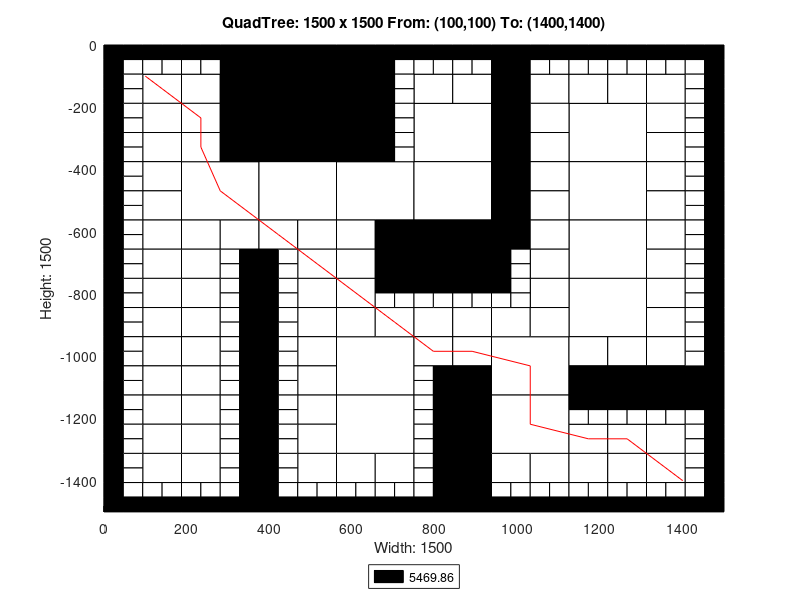

Recreate this plot in MATLAB.
axis([0 1500 -1500 0]);
title('QuadTree: 1500 x 1500 From: (100,100) To: (1400,1400)');
xlabel('Width: 1500');
ylabel('Height: 1500');
rectangle('Position',[375 -187.5 187.5 187.5], 'FaceColor',[0 0 0]);
rectangle('Position',[375 -375 187.5 187.5], 'FaceColor',[0 0 0]);
rectangle('Position',[187.5 -562.5 187.5 187.5], 'FaceColor',[1 1 1]);
rectangle('Position',[375 -562.5 187.5 187.5], 'FaceColor',[1 1 1]);
rectangle('Position',[562.5 -562.5 187.5 187.5], 'FaceColor',[1 1 1]);
rectangle('Position',[750 -375 187.5 187.5], 'FaceColor',[1 1 1]);
rectangle('Position',[1125 -375 187.5 187.5], 'FaceColor',[1 1 1]);
rectangle('Position',[750 -562.5 187.5 187.5], 'FaceColor',[1 1 1]);
rectangle('Position',[750 -750 187.5 187.5], 'FaceColor',[0 0 0]);
rectangle('Position',[1125 -562.5 187.5 187.5], 'FaceColor',[1 1 1]);
rectangle('Position',[1125 -750 187.5 187.5], 'FaceColor',[1 1 1]);
rectangle('Position',[562.5 -1125 187.5 187.5], 'FaceColor',[1 1 1]);
rectangle('Position',[562.5 -1312.5 187.5 187.5], 'FaceColor',[1 1 1]);
rectangle('Position',[937.5 -1125 187.5 187.5], 'FaceColor',[1 1 1]);
rectangle('Position',[1125 -937.5 187.5 187.5], 'FaceColor',[1 1 1]);
rectangle('Position',[937.5 -1312.5 187.5 187.5], 'FaceColor',[1 1 1]);
rectangle('Position',[93.75 -187.5 93.75 93.75], 'FaceColor',[1 1 1]);
rectangle('Position',[281.25 -93.75 93.75 93.75], 'FaceColor',[0 0 0]);
rectangle('Position',[187.5 -187.5 93.75 93.75], 'FaceColor',[1 1 1]);
rectangle('Position',[281.25 -187.5 93.75 93.75], 'FaceColor',[0 0 0]);
rectangle('Position',[93.75 -281.25 93.75 93.75], 'FaceColor',[1 1 1]);
rectangle('Position',[93.75 -375 93.75 93.75], 'FaceColor',[1 1 1]);
rectangle('Position',[187.5 -281.25 93.75 93.75], 'FaceColor',[1 1 1]);
rectangle('Position',[281.25 -281.25 93.75 93.75], 'FaceColor',[0 0 0]);
rectangle('Position',[187.5 -375 93.75 93.75], 'FaceColor',[1 1 1]);
rectangle('Position',[281.25 -375 93.75 93.75], 'FaceColor',[0 0 0]);
rectangle('Position',[562.5 -93.75 93.75 93.75], 'FaceColor',[0 0 0]);
rectangle('Position',[562.5 -187.5 93.75 93.75], 'FaceColor',[0 0 0]);
rectangle('Position',[562.5 -281.25 93.75 93.75], 'FaceColor',[0 0 0]);
rectangle('Position',[562.5 -375 93.75 93.75], 'FaceColor',[0 0 0]);
rectangle('Position',[93.75 -468.75 93.75 93.75], 'FaceColor',[1 1 1]);
rectangle('Position',[93.75 -562.5 93.75 93.75], 'FaceColor',[1 1 1]);
rectangle('Position',[93.75 -656.25 93.75 93.75], 'FaceColor',[1 1 1]);
rectangle('Position',[93.75 -750 93.75 93.75], 'FaceColor',[1 1 1]);
rectangle('Position',[187.5 -656.25 93.75 93.75], 'FaceColor',[1 1 1]);
rectangle('Position',[281.25 -656.25 93.75 93.75], 'FaceColor',[1 1 1]);
rectangle('Position',[187.5 -750 93.75 93.75], 'FaceColor',[1 1 1]);
rectangle('Position',[375 -656.25 93.75 93.75], 'FaceColor',[1 1 1]);
rectangle('Position',[468.75 -656.25 93.75 93.75], 'FaceColor',[1 1 1]);
rectangle('Position',[468.75 -750 93.75 93.75], 'FaceColor',[1 1 1]);
rectangle('Position',[562.5 -656.25 93.75 93.75], 'FaceColor',[1 1 1]);
rectangle('Position',[656.25 -656.25 93.75 93.75], 'FaceColor',[0 0 0]);
rectangle('Position',[562.5 -750 93.75 93.75], 'FaceColor',[1 1 1]);
rectangle('Position',[656.25 -750 93.75 93.75], 'FaceColor',[0 0 0]);
rectangle('Position',[750 -187.5 93.75 93.75], 'FaceColor',[1 1 1]);
rectangle('Position',[843.75 -187.5 93.75 93.75], 'FaceColor',[1 1 1]);
rectangle('Position',[937.5 -93.75 93.75 93.75], 'FaceColor',[0 0 0]);
rectangle('Position',[937.5 -187.5 93.75 93.75], 'FaceColor',[0 0 0]);
rectangle('Position',[1031.25 -187.5 93.75 93.75], 'FaceColor',[1 1 1]);
rectangle('Position',[937.5 -281.25 93.75 93.75], 'FaceColor',[0 0 0]);
rectangle('Position',[1031.25 -281.25 93.75 93.75], 'FaceColor',[1 1 1]);
rectangle('Position',[937.5 -375 93.75 93.75], 'FaceColor',[0 0 0]);
rectangle('Position',[1031.25 -375 93.75 93.75], 'FaceColor',[1 1 1]);
rectangle('Position',[1125 -187.5 93.75 93.75], 'FaceColor',[1 1 1]);
rectangle('Position',[1218.75 -187.5 93.75 93.75], 'FaceColor',[1 1 1]);
rectangle('Position',[1312.5 -187.5 93.75 93.75], 'FaceColor',[1 1 1]);
rectangle('Position',[1312.5 -281.25 93.75 93.75], 'FaceColor',[1 1 1]);
rectangle('Position',[1312.5 -375 93.75 93.75], 'FaceColor',[1 1 1]);
rectangle('Position',[937.5 -468.75 93.75 93.75], 'FaceColor',[0 0 0]);
rectangle('Position',[1031.25 -468.75 93.75 93.75], 'FaceColor',[1 1 1]);
rectangle('Position',[937.5 -562.5 93.75 93.75], 'FaceColor',[0 0 0]);
rectangle('Position',[1031.25 -562.5 93.75 93.75], 'FaceColor',[1 1 1]);
rectangle('Position',[937.5 -656.25 93.75 93.75], 'FaceColor',[0 0 0]);
rectangle('Position',[1031.25 -656.25 93.75 93.75], 'FaceColor',[1 1 1]);
rectangle('Position',[1031.25 -750 93.75 93.75], 'FaceColor',[1 1 1]);
rectangle('Position',[1312.5 -468.75 93.75 93.75], 'FaceColor',[1 1 1]);
rectangle('Position',[1312.5 -562.5 93.75 93.75], 'FaceColor',[1 1 1]);
rectangle('Position',[1312.5 -656.25 93.75 93.75], 'FaceColor',[1 1 1]);
rectangle('Position',[1312.5 -750 93.75 93.75], 'FaceColor',[1 1 1]);
rectangle('Position',[93.75 -843.75 93.75 93.75], 'FaceColor',[1 1 1]);
rectangle('Position',[93.75 -937.5 93.75 93.75], 'FaceColor',[1 1 1]);
rectangle('Position',[187.5 -843.75 93.75 93.75], 'FaceColor',[1 1 1]);
rectangle('Position',[187.5 -937.5 93.75 93.75], 'FaceColor',[1 1 1]);
rectangle('Position',[93.75 -1031.25 93.75 93.75], 'FaceColor',[1 1 1]);
rectangle('Position',[93.75 -1125 93.75 93.75], 'FaceColor',[1 1 1]);
rectangle('Position',[187.5 -1031.25 93.75 93.75], 'FaceColor',[1 1 1]);
rectangle('Position',[187.5 -1125 93.75 93.75], 'FaceColor',[1 1 1]);
rectangle('Position',[468.75 -843.75 93.75 93.75], 'FaceColor',[1 1 1]);
rectangle('Position',[468.75 -937.5 93.75 93.75], 'FaceColor',[1 1 1]);
rectangle('Position',[562.5 -843.75 93.75 93.75], 'FaceColor',[1 1 1]);
rectangle('Position',[562.5 -937.5 93.75 93.75], 'FaceColor',[1 1 1]);
rectangle('Position',[656.25 -937.5 93.75 93.75], 'FaceColor',[1 1 1]);
rectangle('Position',[468.75 -1031.25 93.75 93.75], 'FaceColor',[1 1 1]);
rectangle('Position',[468.75 -1125 93.75 93.75], 'FaceColor',[1 1 1]);
rectangle('Position',[93.75 -1218.75 93.75 93.75], 'FaceColor',[1 1 1]);
rectangle('Position',[93.75 -1312.5 93.75 93.75], 'FaceColor',[1 1 1]);
rectangle('Position',[187.5 -1218.75 93.75 93.75], 'FaceColor',[1 1 1]);
rectangle('Position',[187.5 -1312.5 93.75 93.75], 'FaceColor',[1 1 1]);
rectangle('Position',[93.75 -1406.25 93.75 93.75], 'FaceColor',[1 1 1]);
rectangle('Position',[187.5 -1406.25 93.75 93.75], 'FaceColor',[1 1 1]);
rectangle('Position',[468.75 -1218.75 93.75 93.75], 'FaceColor',[1 1 1]);
rectangle('Position',[468.75 -1312.5 93.75 93.75], 'FaceColor',[1 1 1]);
rectangle('Position',[468.75 -1406.25 93.75 93.75], 'FaceColor',[1 1 1]);
rectangle('Position',[562.5 -1406.25 93.75 93.75], 'FaceColor',[1 1 1]);
rectangle('Position',[656.25 -1406.25 93.75 93.75], 'FaceColor',[1 1 1]);
rectangle('Position',[750 -937.5 93.75 93.75], 'FaceColor',[1 1 1]);
rectangle('Position',[843.75 -937.5 93.75 93.75], 'FaceColor',[1 1 1]);
rectangle('Position',[1031.25 -843.75 93.75 93.75], 'FaceColor',[1 1 1]);
rectangle('Position',[937.5 -937.5 93.75 93.75], 'FaceColor',[1 1 1]);
rectangle('Position',[1031.25 -937.5 93.75 93.75], 'FaceColor',[1 1 1]);
rectangle('Position',[750 -1031.25 93.75 93.75], 'FaceColor',[1 1 1]);
rectangle('Position',[843.75 -1031.25 93.75 93.75], 'FaceColor',[1 1 1]);
rectangle('Position',[843.75 -1125 93.75 93.75], 'FaceColor',[0 0 0]);
rectangle('Position',[1312.5 -843.75 93.75 93.75], 'FaceColor',[1 1 1]);
rectangle('Position',[1312.5 -937.5 93.75 93.75], 'FaceColor',[1 1 1]);
rectangle('Position',[1125 -1031.25 93.75 93.75], 'FaceColor',[1 1 1]);
rectangle('Position',[1218.75 -1031.25 93.75 93.75], 'FaceColor',[1 1 1]);
rectangle('Position',[1125 -1125 93.75 93.75], 'FaceColor',[0 0 0]);
rectangle('Position',[1218.75 -1125 93.75 93.75], 'FaceColor',[0 0 0]);
rectangle('Position',[1312.5 -1031.25 93.75 93.75], 'FaceColor',[1 1 1]);
rectangle('Position',[1312.5 -1125 93.75 93.75], 'FaceColor',[0 0 0]);
rectangle('Position',[1406.25 -1125 93.75 93.75], 'FaceColor',[0 0 0]);
rectangle('Position',[843.75 -1218.75 93.75 93.75], 'FaceColor',[0 0 0]);
rectangle('Position',[843.75 -1312.5 93.75 93.75], 'FaceColor',[0 0 0]);
rectangle('Position',[843.75 -1406.25 93.75 93.75], 'FaceColor',[0 0 0]);
rectangle('Position',[843.75 -1500 93.75 93.75], 'FaceColor',[0 0 0]);
rectangle('Position',[937.5 -1406.25 93.75 93.75], 'FaceColor',[1 1 1]);
rectangle('Position',[1031.25 -1406.25 93.75 93.75], 'FaceColor',[1 1 1]);
rectangle('Position',[1125 -1312.5 93.75 93.75], 'FaceColor',[1 1 1]);
rectangle('Position',[1218.75 -1312.5 93.75 93.75], 'FaceColor',[1 1 1]);
rectangle('Position',[1312.5 -1312.5 93.75 93.75], 'FaceColor',[1 1 1]);
rectangle('Position',[1125 -1406.25 93.75 93.75], 'FaceColor',[1 1 1]);
rectangle('Position',[1218.75 -1406.25 93.75 93.75], 'FaceColor',[1 1 1]);
rectangle('Position',[1312.5 -1406.25 93.75 93.75], 'FaceColor',[1 1 1]);
rectangle('Position',[0 -46.875 46.875 46.875], 'FaceColor',[0 0 0]);
rectangle('Position',[46.875 -46.875 46.875 46.875], 'FaceColor',[0 0 0]);
rectangle('Position',[0 -93.75 46.875 46.875], 'FaceColor',[0 0 0]);
rectangle('Position',[46.875 -93.75 46.875 46.875], 'FaceColor',[1 1 1]);
rectangle('Position',[93.75 -46.875 46.875 46.875], 'FaceColor',[0 0 0]);
rectangle('Position',[140.625 -46.875 46.875 46.875], 'FaceColor',[0 0 0]);
rectangle('Position',[93.75 -93.75 46.875 46.875], 'FaceColor',[1 1 1]);
rectangle('Position',[140.625 -93.75 46.875 46.875], 'FaceColor',[1 1 1]);
rectangle('Position',[0 -140.625 46.875 46.875], 'FaceColor',[0 0 0]);
rectangle('Position',[46.875 -140.625 46.875 46.875], 'FaceColor',[1 1 1]);
rectangle('Position',[0 -187.5 46.875 46.875], 'FaceColor',[0 0 0]);
rectangle('Position',[46.875 -187.5 46.875 46.875], 'FaceColor',[1 1 1]);
rectangle('Position',[187.5 -46.875 46.875 46.875], 'FaceColor',[0 0 0]);
rectangle('Position',[234.375 -46.875 46.875 46.875], 'FaceColor',[0 0 0]);
rectangle('Position',[187.5 -93.75 46.875 46.875], 'FaceColor',[1 1 1]);
rectangle('Position',[234.375 -93.75 46.875 46.875], 'FaceColor',[1 1 1]);
rectangle('Position',[0 -234.375 46.875 46.875], 'FaceColor',[0 0 0]);
rectangle('Position',[46.875 -234.375 46.875 46.875], 'FaceColor',[1 1 1]);
rectangle('Position',[0 -281.25 46.875 46.875], 'FaceColor',[0 0 0]);
rectangle('Position',[46.875 -281.25 46.875 46.875], 'FaceColor',[1 1 1]);
rectangle('Position',[0 -328.125 46.875 46.875], 'FaceColor',[0 0 0]);
rectangle('Position',[46.875 -328.125 46.875 46.875], 'FaceColor',[1 1 1]);
rectangle('Position',[0 -375 46.875 46.875], 'FaceColor',[0 0 0]);
rectangle('Position',[46.875 -375 46.875 46.875], 'FaceColor',[1 1 1]);
rectangle('Position',[656.25 -46.875 46.875 46.875], 'FaceColor',[0 0 0]);
rectangle('Position',[703.125 -46.875 46.875 46.875], 'FaceColor',[0 0 0]);
rectangle('Position',[656.25 -93.75 46.875 46.875], 'FaceColor',[0 0 0]);
rectangle('Position',[703.125 -93.75 46.875 46.875], 'FaceColor',[1 1 1]);
rectangle('Position',[656.25 -140.625 46.875 46.875], 'FaceColor',[0 0 0]);
rectangle('Position',[703.125 -140.625 46.875 46.875], 'FaceColor',[1 1 1]);
rectangle('Position',[656.25 -187.5 46.875 46.875], 'FaceColor',[0 0 0]);
rectangle('Position',[703.125 -187.5 46.875 46.875], 'FaceColor',[1 1 1]);
rectangle('Position',[656.25 -234.375 46.875 46.875], 'FaceColor',[0 0 0]);
rectangle('Position',[703.125 -234.375 46.875 46.875], 'FaceColor',[1 1 1]);
rectangle('Position',[656.25 -281.25 46.875 46.875], 'FaceColor',[0 0 0]);
rectangle('Position',[703.125 -281.25 46.875 46.875], 'FaceColor',[1 1 1]);
rectangle('Position',[656.25 -328.125 46.875 46.875], 'FaceColor',[0 0 0]);
rectangle('Position',[703.125 -328.125 46.875 46.875], 'FaceColor',[1 1 1]);
rectangle('Position',[656.25 -375 46.875 46.875], 'FaceColor',[0 0 0]);
rectangle('Position',[703.125 -375 46.875 46.875], 'FaceColor',[1 1 1]);
rectangle('Position',[0 -421.875 46.875 46.875], 'FaceColor',[0 0 0]);
rectangle('Position',[46.875 -421.875 46.875 46.875], 'FaceColor',[1 1 1]);
rectangle('Position',[0 -468.75 46.875 46.875], 'FaceColor',[0 0 0]);
rectangle('Position',[46.875 -468.75 46.875 46.875], 'FaceColor',[1 1 1]);
rectangle('Position',[0 -515.625 46.875 46.875], 'FaceColor',[0 0 0]);
rectangle('Position',[46.875 -515.625 46.875 46.875], 'FaceColor',[1 1 1]);
rectangle('Position',[0 -562.5 46.875 46.875], 'FaceColor',[0 0 0]);
rectangle('Position',[46.875 -562.5 46.875 46.875], 'FaceColor',[1 1 1]);
rectangle('Position',[0 -609.375 46.875 46.875], 'FaceColor',[0 0 0]);
rectangle('Position',[46.875 -609.375 46.875 46.875], 'FaceColor',[1 1 1]);
rectangle('Position',[0 -656.25 46.875 46.875], 'FaceColor',[0 0 0]);
rectangle('Position',[46.875 -656.25 46.875 46.875], 'FaceColor',[1 1 1]);
rectangle('Position',[0 -703.125 46.875 46.875], 'FaceColor',[0 0 0]);
rectangle('Position',[46.875 -703.125 46.875 46.875], 'FaceColor',[1 1 1]);
rectangle('Position',[0 -750 46.875 46.875], 'FaceColor',[0 0 0]);
rectangle('Position',[46.875 -750 46.875 46.875], 'FaceColor',[1 1 1]);
rectangle('Position',[281.25 -703.125 46.875 46.875], 'FaceColor',[1 1 1]);
rectangle('Position',[328.125 -703.125 46.875 46.875], 'FaceColor',[0 0 0]);
rectangle('Position',[281.25 -750 46.875 46.875], 'FaceColor',[1 1 1]);
rectangle('Position',[328.125 -750 46.875 46.875], 'FaceColor',[0 0 0]);
rectangle('Position',[375 -703.125 46.875 46.875], 'FaceColor',[0 0 0]);
rectangle('Position',[421.875 -703.125 46.875 46.875], 'FaceColor',[1 1 1]);
rectangle('Position',[375 -750 46.875 46.875], 'FaceColor',[0 0 0]);
rectangle('Position',[421.875 -750 46.875 46.875], 'FaceColor',[1 1 1]);
rectangle('Position',[750 -46.875 46.875 46.875], 'FaceColor',[0 0 0]);
rectangle('Position',[796.875 -46.875 46.875 46.875], 'FaceColor',[0 0 0]);
rectangle('Position',[750 -93.75 46.875 46.875], 'FaceColor',[1 1 1]);
rectangle('Position',[796.875 -93.75 46.875 46.875], 'FaceColor',[1 1 1]);
rectangle('Position',[843.75 -46.875 46.875 46.875], 'FaceColor',[0 0 0]);
rectangle('Position',[890.625 -46.875 46.875 46.875], 'FaceColor',[0 0 0]);
rectangle('Position',[843.75 -93.75 46.875 46.875], 'FaceColor',[1 1 1]);
rectangle('Position',[890.625 -93.75 46.875 46.875], 'FaceColor',[1 1 1]);
rectangle('Position',[1031.25 -46.875 46.875 46.875], 'FaceColor',[0 0 0]);
rectangle('Position',[1078.12 -46.875 46.875 46.875], 'FaceColor',[0 0 0]);
rectangle('Position',[1031.25 -93.75 46.875 46.875], 'FaceColor',[1 1 1]);
rectangle('Position',[1078.12 -93.75 46.875 46.875], 'FaceColor',[1 1 1]);
rectangle('Position',[1125 -46.875 46.875 46.875], 'FaceColor',[0 0 0]);
rectangle('Position',[1171.88 -46.875 46.875 46.875], 'FaceColor',[0 0 0]);
rectangle('Position',[1125 -93.75 46.875 46.875], 'FaceColor',[1 1 1]);
rectangle('Position',[1171.88 -93.75 46.875 46.875], 'FaceColor',[1 1 1]);
rectangle('Position',[1218.75 -46.875 46.875 46.875], 'FaceColor',[0 0 0]);
rectangle('Position',[1265.62 -46.875 46.875 46.875], 'FaceColor',[0 0 0]);
rectangle('Position',[1218.75 -93.75 46.875 46.875], 'FaceColor',[1 1 1]);
rectangle('Position',[1265.62 -93.75 46.875 46.875], 'FaceColor',[1 1 1]);
rectangle('Position',[1312.5 -46.875 46.875 46.875], 'FaceColor',[0 0 0]);
rectangle('Position',[1359.38 -46.875 46.875 46.875], 'FaceColor',[0 0 0]);
rectangle('Position',[1312.5 -93.75 46.875 46.875], 'FaceColor',[1 1 1]);
rectangle('Position',[1359.38 -93.75 46.875 46.875], 'FaceColor',[1 1 1]);
rectangle('Position',[1406.25 -46.875 46.875 46.875], 'FaceColor',[0 0 0]);
rectangle('Position',[1453.12 -46.875 46.875 46.875], 'FaceColor',[0 0 0]);
rectangle('Position',[1406.25 -93.75 46.875 46.875], 'FaceColor',[1 1 1]);
rectangle('Position',[1453.12 -93.75 46.875 46.875], 'FaceColor',[0 0 0]);
rectangle('Position',[1406.25 -140.625 46.875 46.875], 'FaceColor',[1 1 1]);
rectangle('Position',[1453.12 -140.625 46.875 46.875], 'FaceColor',[0 0 0]);
rectangle('Position',[1406.25 -187.5 46.875 46.875], 'FaceColor',[1 1 1]);
rectangle('Position',[1453.12 -187.5 46.875 46.875], 'FaceColor',[0 0 0]);
rectangle('Position',[1406.25 -234.375 46.875 46.875], 'FaceColor',[1 1 1]);
rectangle('Position',[1453.12 -234.375 46.875 46.875], 'FaceColor',[0 0 0]);
rectangle('Position',[1406.25 -281.25 46.875 46.875], 'FaceColor',[1 1 1]);
rectangle('Position',[1453.12 -281.25 46.875 46.875], 'FaceColor',[0 0 0]);
rectangle('Position',[1406.25 -328.125 46.875 46.875], 'FaceColor',[1 1 1]);
rectangle('Position',[1453.12 -328.125 46.875 46.875], 'FaceColor',[0 0 0]);
rectangle('Position',[1406.25 -375 46.875 46.875], 'FaceColor',[1 1 1]);
rectangle('Position',[1453.12 -375 46.875 46.875], 'FaceColor',[0 0 0]);
rectangle('Position',[937.5 -703.125 46.875 46.875], 'FaceColor',[0 0 0]);
rectangle('Position',[984.375 -703.125 46.875 46.875], 'FaceColor',[1 1 1]);
rectangle('Position',[937.5 -750 46.875 46.875], 'FaceColor',[0 0 0]);
rectangle('Position',[984.375 -750 46.875 46.875], 'FaceColor',[1 1 1]);
rectangle('Position',[1406.25 -421.875 46.875 46.875], 'FaceColor',[1 1 1]);
rectangle('Position',[1453.12 -421.875 46.875 46.875], 'FaceColor',[0 0 0]);
rectangle('Position',[1406.25 -468.75 46.875 46.875], 'FaceColor',[1 1 1]);
rectangle('Position',[1453.12 -468.75 46.875 46.875], 'FaceColor',[0 0 0]);
rectangle('Position',[1406.25 -515.625 46.875 46.875], 'FaceColor',[1 1 1]);
rectangle('Position',[1453.12 -515.625 46.875 46.875], 'FaceColor',[0 0 0]);
rectangle('Position',[1406.25 -562.5 46.875 46.875], 'FaceColor',[1 1 1]);
rectangle('Position',[1453.12 -562.5 46.875 46.875], 'FaceColor',[0 0 0]);
rectangle('Position',[1406.25 -609.375 46.875 46.875], 'FaceColor',[1 1 1]);
rectangle('Position',[1453.12 -609.375 46.875 46.875], 'FaceColor',[0 0 0]);
rectangle('Position',[1406.25 -656.25 46.875 46.875], 'FaceColor',[1 1 1]);
rectangle('Position',[1453.12 -656.25 46.875 46.875], 'FaceColor',[0 0 0]);
rectangle('Position',[1406.25 -703.125 46.875 46.875], 'FaceColor',[1 1 1]);
rectangle('Position',[1453.12 -703.125 46.875 46.875], 'FaceColor',[0 0 0]);
rectangle('Position',[1406.25 -750 46.875 46.875], 'FaceColor',[1 1 1]);
rectangle('Position',[1453.12 -750 46.875 46.875], 'FaceColor',[0 0 0]);
rectangle('Position',[0 -796.875 46.875 46.875], 'FaceColor',[0 0 0]);
rectangle('Position',[46.875 -796.875 46.875 46.875], 'FaceColor',[1 1 1]);
rectangle('Position',[0 -843.75 46.875 46.875], 'FaceColor',[0 0 0]);
rectangle('Position',[46.875 -843.75 46.875 46.875], 'FaceColor',[1 1 1]);
rectangle('Position',[0 -890.625 46.875 46.875], 'FaceColor',[0 0 0]);
rectangle('Position',[46.875 -890.625 46.875 46.875], 'FaceColor',[1 1 1]);
rectangle('Position',[0 -937.5 46.875 46.875], 'FaceColor',[0 0 0]);
rectangle('Position',[46.875 -937.5 46.875 46.875], 'FaceColor',[1 1 1]);
rectangle('Position',[281.25 -796.875 46.875 46.875], 'FaceColor',[1 1 1]);
rectangle('Position',[328.125 -796.875 46.875 46.875], 'FaceColor',[0 0 0]);
rectangle('Position',[281.25 -843.75 46.875 46.875], 'FaceColor',[1 1 1]);
rectangle('Position',[328.125 -843.75 46.875 46.875], 'FaceColor',[0 0 0]);
rectangle('Position',[281.25 -890.625 46.875 46.875], 'FaceColor',[1 1 1]);
rectangle('Position',[328.125 -890.625 46.875 46.875], 'FaceColor',[0 0 0]);
rectangle('Position',[281.25 -937.5 46.875 46.875], 'FaceColor',[1 1 1]);
rectangle('Position',[328.125 -937.5 46.875 46.875], 'FaceColor',[0 0 0]);
rectangle('Position',[0 -984.375 46.875 46.875], 'FaceColor',[0 0 0]);
rectangle('Position',[46.875 -984.375 46.875 46.875], 'FaceColor',[1 1 1]);
rectangle('Position',[0 -1031.25 46.875 46.875], 'FaceColor',[0 0 0]);
rectangle('Position',[46.875 -1031.25 46.875 46.875], 'FaceColor',[1 1 1]);
rectangle('Position',[0 -1078.12 46.875 46.875], 'FaceColor',[0 0 0]);
rectangle('Position',[46.875 -1078.12 46.875 46.875], 'FaceColor',[1 1 1]);
rectangle('Position',[0 -1125 46.875 46.875], 'FaceColor',[0 0 0]);
rectangle('Position',[46.875 -1125 46.875 46.875], 'FaceColor',[1 1 1]);
rectangle('Position',[281.25 -984.375 46.875 46.875], 'FaceColor',[1 1 1]);
rectangle('Position',[328.125 -984.375 46.875 46.875], 'FaceColor',[0 0 0]);
rectangle('Position',[281.25 -1031.25 46.875 46.875], 'FaceColor',[1 1 1]);
rectangle('Position',[328.125 -1031.25 46.875 46.875], 'FaceColor',[0 0 0]);
rectangle('Position',[281.25 -1078.12 46.875 46.875], 'FaceColor',[1 1 1]);
rectangle('Position',[328.125 -1078.12 46.875 46.875], 'FaceColor',[0 0 0]);
rectangle('Position',[281.25 -1125 46.875 46.875], 'FaceColor',[1 1 1]);
rectangle('Position',[328.125 -1125 46.875 46.875], 'FaceColor',[0 0 0]);
rectangle('Position',[375 -796.875 46.875 46.875], 'FaceColor',[0 0 0]);
rectangle('Position',[421.875 -796.875 46.875 46.875], 'FaceColor',[1 1 1]);
rectangle('Position',[375 -843.75 46.875 46.875], 'FaceColor',[0 0 0]);
rectangle('Position',[421.875 -843.75 46.875 46.875], 'FaceColor',[1 1 1]);
rectangle('Position',[375 -890.625 46.875 46.875], 'FaceColor',[0 0 0]);
rectangle('Position',[421.875 -890.625 46.875 46.875], 'FaceColor',[1 1 1]);
rectangle('Position',[375 -937.5 46.875 46.875], 'FaceColor',[0 0 0]);
rectangle('Position',[421.875 -937.5 46.875 46.875], 'FaceColor',[1 1 1]);
rectangle('Position',[656.25 -796.875 46.875 46.875], 'FaceColor',[0 0 0]);
rectangle('Position',[703.125 -796.875 46.875 46.875], 'FaceColor',[0 0 0]);
rectangle('Position',[656.25 -843.75 46.875 46.875], 'FaceColor',[1 1 1]);
rectangle('Position',[703.125 -843.75 46.875 46.875], 'FaceColor',[1 1 1]);
rectangle('Position',[375 -984.375 46.875 46.875], 'FaceColor',[0 0 0]);
rectangle('Position',[421.875 -984.375 46.875 46.875], 'FaceColor',[1 1 1]);
rectangle('Position',[375 -1031.25 46.875 46.875], 'FaceColor',[0 0 0]);
rectangle('Position',[421.875 -1031.25 46.875 46.875], 'FaceColor',[1 1 1]);
rectangle('Position',[375 -1078.12 46.875 46.875], 'FaceColor',[0 0 0]);
rectangle('Position',[421.875 -1078.12 46.875 46.875], 'FaceColor',[1 1 1]);
rectangle('Position',[375 -1125 46.875 46.875], 'FaceColor',[0 0 0]);
rectangle('Position',[421.875 -1125 46.875 46.875], 'FaceColor',[1 1 1]);
rectangle('Position',[0 -1171.88 46.875 46.875], 'FaceColor',[0 0 0]);
rectangle('Position',[46.875 -1171.88 46.875 46.875], 'FaceColor',[1 1 1]);
rectangle('Position',[0 -1218.75 46.875 46.875], 'FaceColor',[0 0 0]);
rectangle('Position',[46.875 -1218.75 46.875 46.875], 'FaceColor',[1 1 1]);
rectangle('Position',[0 -1265.62 46.875 46.875], 'FaceColor',[0 0 0]);
rectangle('Position',[46.875 -1265.62 46.875 46.875], 'FaceColor',[1 1 1]);
rectangle('Position',[0 -1312.5 46.875 46.875], 'FaceColor',[0 0 0]);
rectangle('Position',[46.875 -1312.5 46.875 46.875], 'FaceColor',[1 1 1]);
rectangle('Position',[281.25 -1171.88 46.875 46.875], 'FaceColor',[1 1 1]);
rectangle('Position',[328.125 -1171.88 46.875 46.875], 'FaceColor',[0 0 0]);
rectangle('Position',[281.25 -1218.75 46.875 46.875], 'FaceColor',[1 1 1]);
rectangle('Position',[328.125 -1218.75 46.875 46.875], 'FaceColor',[0 0 0]);
rectangle('Position',[281.25 -1265.62 46.875 46.875], 'FaceColor',[1 1 1]);
rectangle('Position',[328.125 -1265.62 46.875 46.875], 'FaceColor',[0 0 0]);
rectangle('Position',[281.25 -1312.5 46.875 46.875], 'FaceColor',[1 1 1]);
rectangle('Position',[328.125 -1312.5 46.875 46.875], 'FaceColor',[0 0 0]);
rectangle('Position',[0 -1359.38 46.875 46.875], 'FaceColor',[0 0 0]);
rectangle('Position',[46.875 -1359.38 46.875 46.875], 'FaceColor',[1 1 1]);
rectangle('Position',[0 -1406.25 46.875 46.875], 'FaceColor',[0 0 0]);
rectangle('Position',[46.875 -1406.25 46.875 46.875], 'FaceColor',[1 1 1]);
rectangle('Position',[0 -1453.12 46.875 46.875], 'FaceColor',[0 0 0]);
rectangle('Position',[46.875 -1453.12 46.875 46.875], 'FaceColor',[1 1 1]);
rectangle('Position',[0 -1500 46.875 46.875], 'FaceColor',[0 0 0]);
rectangle('Position',[46.875 -1500 46.875 46.875], 'FaceColor',[0 0 0]);
rectangle('Position',[93.75 -1453.12 46.875 46.875], 'FaceColor',[1 1 1]);
rectangle('Position',[140.625 -1453.12 46.875 46.875], 'FaceColor',[1 1 1]);
rectangle('Position',[93.75 -1500 46.875 46.875], 'FaceColor',[0 0 0]);
rectangle('Position',[140.625 -1500 46.875 46.875], 'FaceColor',[0 0 0]);
rectangle('Position',[281.25 -1359.38 46.875 46.875], 'FaceColor',[1 1 1]);
rectangle('Position',[328.125 -1359.38 46.875 46.875], 'FaceColor',[0 0 0]);
rectangle('Position',[281.25 -1406.25 46.875 46.875], 'FaceColor',[1 1 1]);
rectangle('Position',[328.125 -1406.25 46.875 46.875], 'FaceColor',[0 0 0]);
rectangle('Position',[187.5 -1453.12 46.875 46.875], 'FaceColor',[1 1 1]);
rectangle('Position',[234.375 -1453.12 46.875 46.875], 'FaceColor',[1 1 1]);
rectangle('Position',[187.5 -1500 46.875 46.875], 'FaceColor',[0 0 0]);
rectangle('Position',[234.375 -1500 46.875 46.875], 'FaceColor',[0 0 0]);
rectangle('Position',[281.25 -1453.12 46.875 46.875], 'FaceColor',[1 1 1]);
rectangle('Position',[328.125 -1453.12 46.875 46.875], 'FaceColor',[0 0 0]);
rectangle('Position',[281.25 -1500 46.875 46.875], 'FaceColor',[0 0 0]);
rectangle('Position',[328.125 -1500 46.875 46.875], 'FaceColor',[0 0 0]);
rectangle('Position',[375 -1171.88 46.875 46.875], 'FaceColor',[0 0 0]);
rectangle('Position',[421.875 -1171.88 46.875 46.875], 'FaceColor',[1 1 1]);
rectangle('Position',[375 -1218.75 46.875 46.875], 'FaceColor',[0 0 0]);
rectangle('Position',[421.875 -1218.75 46.875 46.875], 'FaceColor',[1 1 1]);
rectangle('Position',[375 -1265.62 46.875 46.875], 'FaceColor',[0 0 0]);
rectangle('Position',[421.875 -1265.62 46.875 46.875], 'FaceColor',[1 1 1]);
rectangle('Position',[375 -1312.5 46.875 46.875], 'FaceColor',[0 0 0]);
rectangle('Position',[421.875 -1312.5 46.875 46.875], 'FaceColor',[1 1 1]);
rectangle('Position',[375 -1359.38 46.875 46.875], 'FaceColor',[0 0 0]);
rectangle('Position',[421.875 -1359.38 46.875 46.875], 'FaceColor',[1 1 1]);
rectangle('Position',[375 -1406.25 46.875 46.875], 'FaceColor',[0 0 0]);
rectangle('Position',[421.875 -1406.25 46.875 46.875], 'FaceColor',[1 1 1]);
rectangle('Position',[375 -1453.12 46.875 46.875], 'FaceColor',[0 0 0]);
rectangle('Position',[421.875 -1453.12 46.875 46.875], 'FaceColor',[1 1 1]);
rectangle('Position',[375 -1500 46.875 46.875], 'FaceColor',[0 0 0]);
rectangle('Position',[421.875 -1500 46.875 46.875], 'FaceColor',[0 0 0]);
rectangle('Position',[468.75 -1453.12 46.875 46.875], 'FaceColor',[1 1 1]);
rectangle('Position',[515.625 -1453.12 46.875 46.875], 'FaceColor',[1 1 1]);
rectangle('Position',[468.75 -1500 46.875 46.875], 'FaceColor',[0 0 0]);
rectangle('Position',[515.625 -1500 46.875 46.875], 'FaceColor',[0 0 0]);
rectangle('Position',[562.5 -1453.12 46.875 46.875], 'FaceColor',[1 1 1]);
rectangle('Position',[609.375 -1453.12 46.875 46.875], 'FaceColor',[1 1 1]);
rectangle('Position',[562.5 -1500 46.875 46.875], 'FaceColor',[0 0 0]);
rectangle('Position',[609.375 -1500 46.875 46.875], 'FaceColor',[0 0 0]);
rectangle('Position',[656.25 -1453.12 46.875 46.875], 'FaceColor',[1 1 1]);
rectangle('Position',[703.125 -1453.12 46.875 46.875], 'FaceColor',[1 1 1]);
rectangle('Position',[656.25 -1500 46.875 46.875], 'FaceColor',[0 0 0]);
rectangle('Position',[703.125 -1500 46.875 46.875], 'FaceColor',[0 0 0]);
rectangle('Position',[750 -796.875 46.875 46.875], 'FaceColor',[0 0 0]);
rectangle('Position',[796.875 -796.875 46.875 46.875], 'FaceColor',[0 0 0]);
rectangle('Position',[750 -843.75 46.875 46.875], 'FaceColor',[1 1 1]);
rectangle('Position',[796.875 -843.75 46.875 46.875], 'FaceColor',[1 1 1]);
rectangle('Position',[843.75 -796.875 46.875 46.875], 'FaceColor',[0 0 0]);
rectangle('Position',[890.625 -796.875 46.875 46.875], 'FaceColor',[0 0 0]);
rectangle('Position',[843.75 -843.75 46.875 46.875], 'FaceColor',[1 1 1]);
rectangle('Position',[890.625 -843.75 46.875 46.875], 'FaceColor',[1 1 1]);
rectangle('Position',[937.5 -796.875 46.875 46.875], 'FaceColor',[0 0 0]);
rectangle('Position',[984.375 -796.875 46.875 46.875], 'FaceColor',[1 1 1]);
rectangle('Position',[937.5 -843.75 46.875 46.875], 'FaceColor',[1 1 1]);
rectangle('Position',[984.375 -843.75 46.875 46.875], 'FaceColor',[1 1 1]);
rectangle('Position',[750 -1078.12 46.875 46.875], 'FaceColor',[1 1 1]);
rectangle('Position',[796.875 -1078.12 46.875 46.875], 'FaceColor',[0 0 0]);
rectangle('Position',[750 -1125 46.875 46.875], 'FaceColor',[1 1 1]);
rectangle('Position',[796.875 -1125 46.875 46.875], 'FaceColor',[0 0 0]);
rectangle('Position',[1406.25 -796.875 46.875 46.875], 'FaceColor',[1 1 1]);
rectangle('Position',[1453.12 -796.875 46.875 46.875], 'FaceColor',[0 0 0]);
rectangle('Position',[1406.25 -843.75 46.875 46.875], 'FaceColor',[1 1 1]);
rectangle('Position',[1453.12 -843.75 46.875 46.875], 'FaceColor',[0 0 0]);
rectangle('Position',[1406.25 -890.625 46.875 46.875], 'FaceColor',[1 1 1]);
rectangle('Position',[1453.12 -890.625 46.875 46.875], 'FaceColor',[0 0 0]);
rectangle('Position',[1406.25 -937.5 46.875 46.875], 'FaceColor',[1 1 1]);
rectangle('Position',[1453.12 -937.5 46.875 46.875], 'FaceColor',[0 0 0]);
rectangle('Position',[1406.25 -984.375 46.875 46.875], 'FaceColor',[1 1 1]);
rectangle('Position',[1453.12 -984.375 46.875 46.875], 'FaceColor',[0 0 0]);
rectangle('Position',[1406.25 -1031.25 46.875 46.875], 'FaceColor',[1 1 1]);
rectangle('Position',[1453.12 -1031.25 46.875 46.875], 'FaceColor',[0 0 0]);
rectangle('Position',[750 -1171.88 46.875 46.875], 'FaceColor',[1 1 1]);
rectangle('Position',[796.875 -1171.88 46.875 46.875], 'FaceColor',[0 0 0]);
rectangle('Position',[750 -1218.75 46.875 46.875], 'FaceColor',[1 1 1]);
rectangle('Position',[796.875 -1218.75 46.875 46.875], 'FaceColor',[0 0 0]);
rectangle('Position',[750 -1265.62 46.875 46.875], 'FaceColor',[1 1 1]);
rectangle('Position',[796.875 -1265.62 46.875 46.875], 'FaceColor',[0 0 0]);
rectangle('Position',[750 -1312.5 46.875 46.875], 'FaceColor',[1 1 1]);
rectangle('Position',[796.875 -1312.5 46.875 46.875], 'FaceColor',[0 0 0]);
rectangle('Position',[750 -1359.38 46.875 46.875], 'FaceColor',[1 1 1]);
rectangle('Position',[796.875 -1359.38 46.875 46.875], 'FaceColor',[0 0 0]);
rectangle('Position',[750 -1406.25 46.875 46.875], 'FaceColor',[1 1 1]);
rectangle('Position',[796.875 -1406.25 46.875 46.875], 'FaceColor',[0 0 0]);
rectangle('Position',[750 -1453.12 46.875 46.875], 'FaceColor',[1 1 1]);
rectangle('Position',[796.875 -1453.12 46.875 46.875], 'FaceColor',[0 0 0]);
rectangle('Position',[750 -1500 46.875 46.875], 'FaceColor',[0 0 0]);
rectangle('Position',[796.875 -1500 46.875 46.875], 'FaceColor',[0 0 0]);
rectangle('Position',[937.5 -1453.12 46.875 46.875], 'FaceColor',[1 1 1]);
rectangle('Position',[984.375 -1453.12 46.875 46.875], 'FaceColor',[1 1 1]);
rectangle('Position',[937.5 -1500 46.875 46.875], 'FaceColor',[0 0 0]);
rectangle('Position',[984.375 -1500 46.875 46.875], 'FaceColor',[0 0 0]);
rectangle('Position',[1031.25 -1453.12 46.875 46.875], 'FaceColor',[1 1 1]);
rectangle('Position',[1078.12 -1453.12 46.875 46.875], 'FaceColor',[1 1 1]);
rectangle('Position',[1031.25 -1500 46.875 46.875], 'FaceColor',[0 0 0]);
rectangle('Position',[1078.12 -1500 46.875 46.875], 'FaceColor',[0 0 0]);
rectangle('Position',[1125 -1171.88 46.875 46.875], 'FaceColor',[0 0 0]);
rectangle('Position',[1171.88 -1171.88 46.875 46.875], 'FaceColor',[0 0 0]);
rectangle('Position',[1125 -1218.75 46.875 46.875], 'FaceColor',[1 1 1]);
rectangle('Position',[1171.88 -1218.75 46.875 46.875], 'FaceColor',[1 1 1]);
rectangle('Position',[1218.75 -1171.88 46.875 46.875], 'FaceColor',[0 0 0]);
rectangle('Position',[1265.62 -1171.88 46.875 46.875], 'FaceColor',[0 0 0]);
rectangle('Position',[1218.75 -1218.75 46.875 46.875], 'FaceColor',[1 1 1]);
rectangle('Position',[1265.62 -1218.75 46.875 46.875], 'FaceColor',[1 1 1]);
rectangle('Position',[1312.5 -1171.88 46.875 46.875], 'FaceColor',[0 0 0]);
rectangle('Position',[1359.38 -1171.88 46.875 46.875], 'FaceColor',[0 0 0]);
rectangle('Position',[1312.5 -1218.75 46.875 46.875], 'FaceColor',[1 1 1]);
rectangle('Position',[1359.38 -1218.75 46.875 46.875], 'FaceColor',[1 1 1]);
rectangle('Position',[1406.25 -1171.88 46.875 46.875], 'FaceColor',[0 0 0]);
rectangle('Position',[1453.12 -1171.88 46.875 46.875], 'FaceColor',[0 0 0]);
rectangle('Position',[1406.25 -1218.75 46.875 46.875], 'FaceColor',[1 1 1]);
rectangle('Position',[1453.12 -1218.75 46.875 46.875], 'FaceColor',[0 0 0]);
rectangle('Position',[1406.25 -1265.62 46.875 46.875], 'FaceColor',[1 1 1]);
rectangle('Position',[1453.12 -1265.62 46.875 46.875], 'FaceColor',[0 0 0]);
rectangle('Position',[1406.25 -1312.5 46.875 46.875], 'FaceColor',[1 1 1]);
rectangle('Position',[1453.12 -1312.5 46.875 46.875], 'FaceColor',[0 0 0]);
rectangle('Position',[1125 -1453.12 46.875 46.875], 'FaceColor',[1 1 1]);
rectangle('Position',[1171.88 -1453.12 46.875 46.875], 'FaceColor',[1 1 1]);
rectangle('Position',[1125 -1500 46.875 46.875], 'FaceColor',[0 0 0]);
rectangle('Position',[1171.88 -1500 46.875 46.875], 'FaceColor',[0 0 0]);
rectangle('Position',[1218.75 -1453.12 46.875 46.875], 'FaceColor',[1 1 1]);
rectangle('Position',[1265.62 -1453.12 46.875 46.875], 'FaceColor',[1 1 1]);
rectangle('Position',[1218.75 -1500 46.875 46.875], 'FaceColor',[0 0 0]);
rectangle('Position',[1265.62 -1500 46.875 46.875], 'FaceColor',[0 0 0]);
rectangle('Position',[1406.25 -1359.38 46.875 46.875], 'FaceColor',[1 1 1]);
rectangle('Position',[1453.12 -1359.38 46.875 46.875], 'FaceColor',[0 0 0]);
rectangle('Position',[1406.25 -1406.25 46.875 46.875], 'FaceColor',[1 1 1]);
rectangle('Position',[1453.12 -1406.25 46.875 46.875], 'FaceColor',[0 0 0]);
rectangle('Position',[1312.5 -1453.12 46.875 46.875], 'FaceColor',[1 1 1]);
rectangle('Position',[1359.38 -1453.12 46.875 46.875], 'FaceColor',[1 1 1]);
rectangle('Position',[1312.5 -1500 46.875 46.875], 'FaceColor',[0 0 0]);
rectangle('Position',[1359.38 -1500 46.875 46.875], 'FaceColor',[0 0 0]);
rectangle('Position',[1406.25 -1453.12 46.875 46.875], 'FaceColor',[1 1 1]);
rectangle('Position',[1453.12 -1453.12 46.875 46.875], 'FaceColor',[0 0 0]);
rectangle('Position',[1406.25 -1500 46.875 46.875], 'FaceColor',[0 0 0]);
rectangle('Position',[1453.12 -1500 46.875 46.875], 'FaceColor',[0 0 0]);
X=[1400,1359.38,1265.62,1171.88,1031.25,1031.25,890.625,796.875,703.125,609.375,515.625,421.875,281.25,234.375,234.375,140.625,100];
Y=[-1400,-1359.38,-1265.62,-1265.62,-1218.75,-1031.25,-984.375,-984.375,-890.625,-796.875,-703.125,-609.375,-468.75,-328.125,-234.375,-140.625,-100];
hold on;
plot(X,Y,'r');
legend('5469.86','Location','southoutside');
